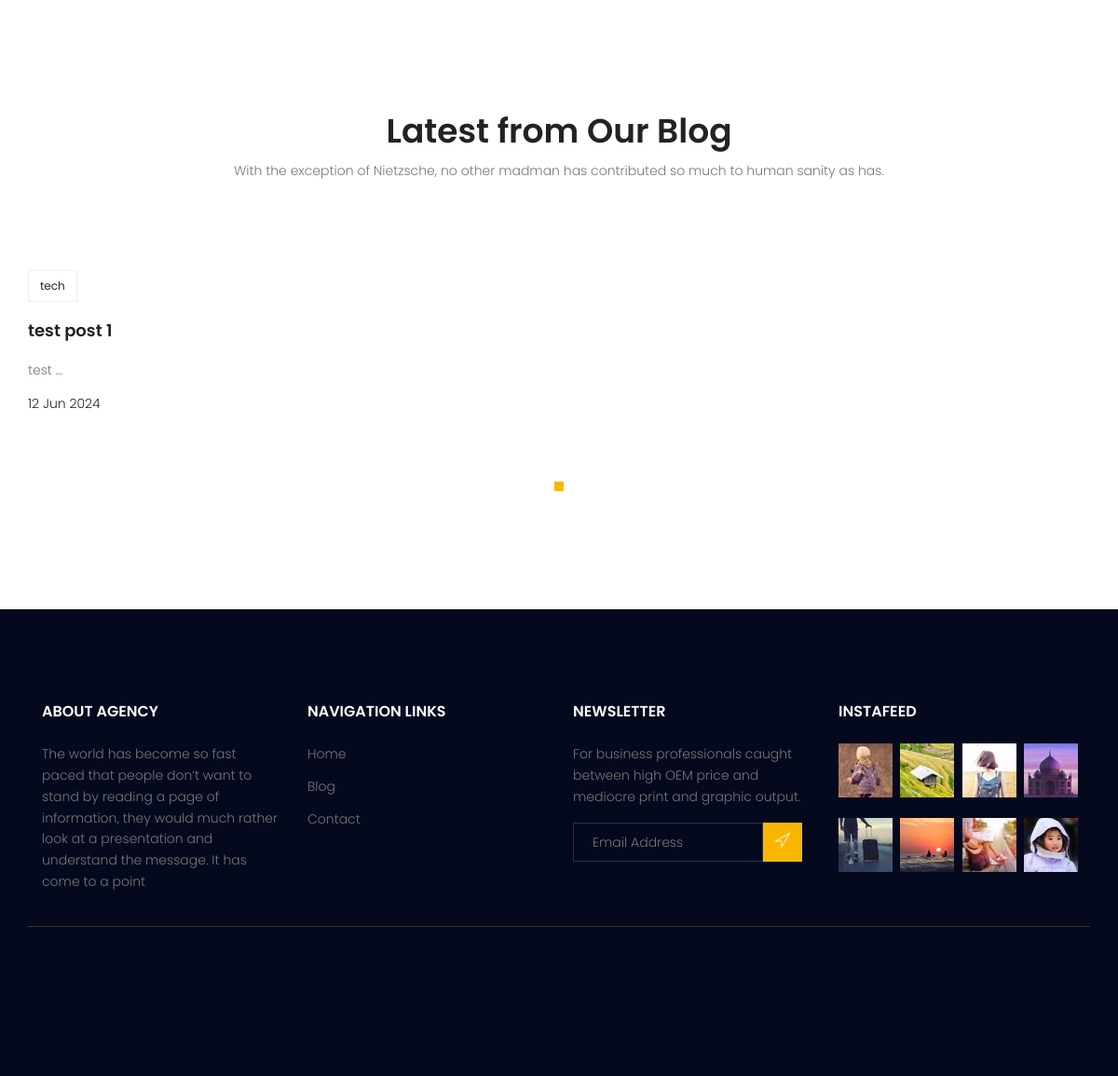
The app's page / (lower part), older data.
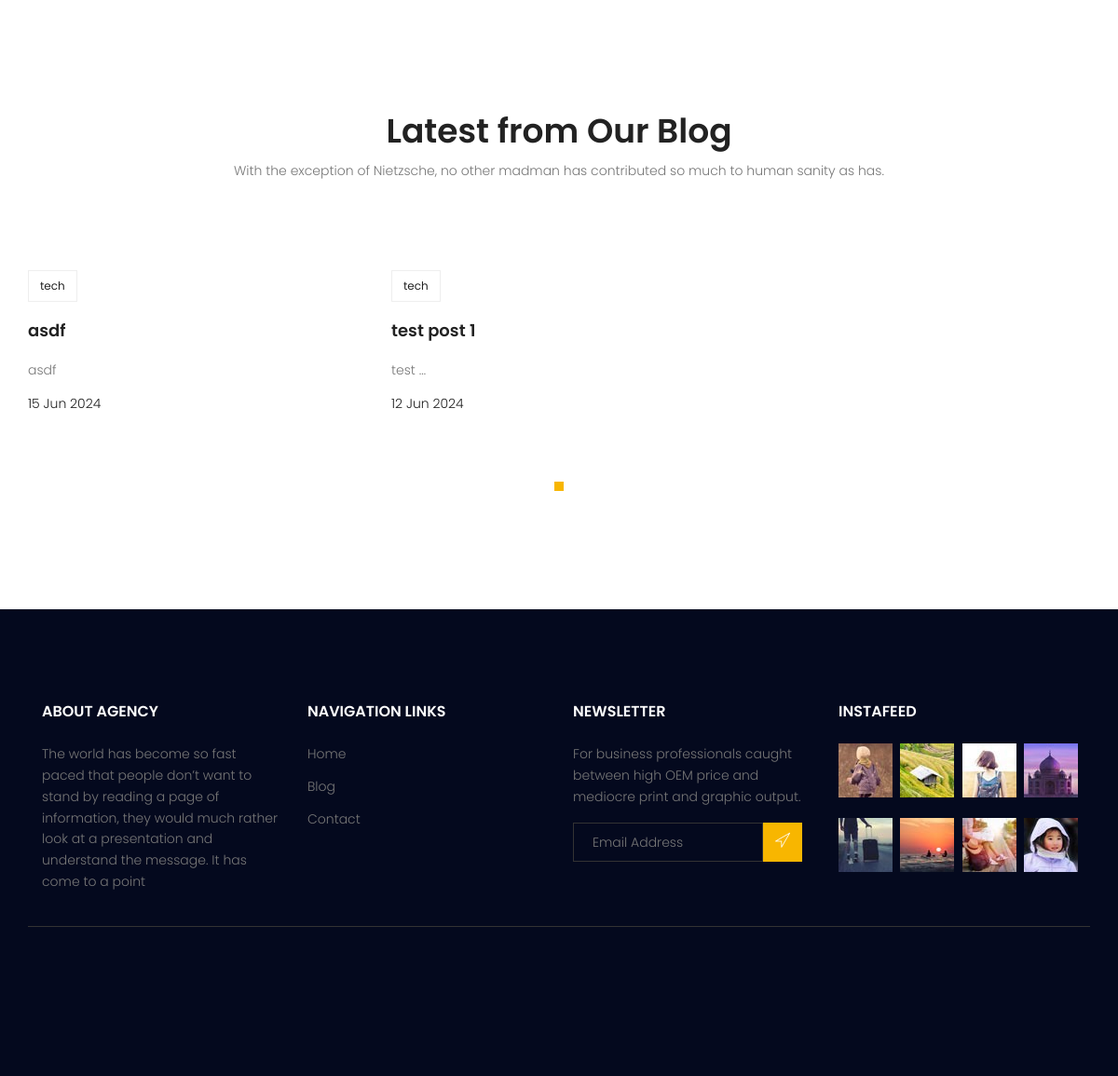
The same page, newer data.
### blog/models.py (models this page shows, shortened)
class Category(models.Model):
    name = models.CharField(max_length=255)
    def __str__(self) -> str:
        return self.name

class Post(models.Model):
    image = models.ImageField(upload_to='blog/', default='blog/default_image.png')
    author = models.ForeignKey(settings.AUTH_USER_MODEL, related_name='posts', on_delete=models.SET_NULL, null=True)
    title = models.CharField(max_length=255)
    content = HTMLField()
    tags = TaggableManager()
    category = models.ManyToManyField(Category)
    counted_view = models.IntegerField(default=0)
    status = models.BooleanField(default=False)
    login_require = models.BooleanField(default=False)
    published_datetime = models.DateTimeField(null=True)
    created_datetime = models.DateTimeField(auto_now_add=True)
    modified_datetime = models.DateTimeField(auto_now=True)
    class Meta:
        ordering = ['-created_datetime']

### website/views.py (the view)
# urls.py: path('', views.index_view, name='index'),
def index_view(request):
    return render(request, 'website/index.html')

### website/templatetags/website_tags.py (called while the page is built)
@register.inclusion_tag("website/website-blog.html")
def website_blog_latest_posts(arg=6):
    posts = Post.objects.filter(status=True, published_datetime__lte=now()).order_by(
        "-published_datetime"
    ).select_related('author').prefetch_related('category')[:arg]
    return {"posts": posts}

### templates/website/index.html (shortened to what this page needs)
{% extends '_base.html' %}
{% load static %}
{% load website_tags %}
{% block content %}
			{% website_blog_latest_posts %}
{% endblock content %}

### templates/website/website-blog.html (shortened to what this page needs)
<section class="recent-blog-area section-gap">
  <div class="container">
    <div class="row d-flex justify-content-center">
      <div class="menu-content pb-60 col-lg-9">
        <div class="title text-center">
          <h1 class="mb-10">Latest from Our Blog</h1>
          <p>
            With the exception of Nietzsche, no other madman has contributed so
            much to human sanity as has.
          </p>
        </div>
      </div>
    </div>
    <div class="row">
        <div class="active-recent-blog-carusel">
          {% for post in posts %}
        <div class="single-recent-blog-post item">
          <div class="details">
            <div class="tags">
              <ul>
                {% for name in post.category.all %}
                <li>
                  <a href="{% url 'blog:category' cat_name=name %}"
                    >{{ name }}</a
                  >
                </li>
                {% endfor %}
              </ul>
            </div>
            <a href="{% url 'blog:detail_view' pk=post.id %}"
              ><h4 class="title">{{ post.title }}</h4></a
            >
            <p>{{ post.content|safe|truncatewords:1 }}</p>
            <h6 class="date">{{ post.published_datetime|date:"d M Y" }}</h6>
          </div>
        </div>
        {% endfor %}
      </div>
    </div>
  </div>
</section>

Row changes from the older to the newer data that the page shows:
added Post: title "asdf", content "asdf", published_datetime "15 Jun 2024", Category (name "tech")
